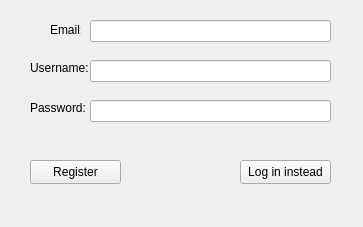
<?xml version="1.0" encoding="UTF-8"?>
<ui version="4.0">
 <class>RegisterView</class>
 <widget class="QWidget" name="RegisterView">
  <property name="geometry">
   <rect>
    <x>0</x>
    <y>0</y>
    <width>363</width>
    <height>227</height>
   </rect>
  </property>
  <property name="windowTitle">
   <string>Form</string>
  </property>
  <widget class="QPushButton" name="register_2">
   <property name="geometry">
    <rect>
     <x>30</x>
     <y>160</y>
     <width>91</width>
     <height>24</height>
    </rect>
   </property>
   <property name="text">
    <string>Register</string>
   </property>
  </widget>
  <widget class="QPushButton" name="login">
   <property name="geometry">
    <rect>
     <x>240</x>
     <y>160</y>
     <width>91</width>
     <height>24</height>
    </rect>
   </property>
   <property name="text">
    <string>Log in instead</string>
   </property>
  </widget>
  <widget class="QLabel" name="label">
   <property name="geometry">
    <rect>
     <x>50</x>
     <y>20</y>
     <width>31</width>
     <height>20</height>
    </rect>
   </property>
   <property name="text">
    <string>Email:</string>
   </property>
  </widget>
  <widget class="QLabel" name="label_2">
   <property name="geometry">
    <rect>
     <x>30</x>
     <y>60</y>
     <width>61</width>
     <height>16</height>
    </rect>
   </property>
   <property name="text">
    <string>Username:</string>
   </property>
  </widget>
  <widget class="QLabel" name="label_3">
   <property name="geometry">
    <rect>
     <x>30</x>
     <y>100</y>
     <width>61</width>
     <height>16</height>
    </rect>
   </property>
   <property name="text">
    <string>Password:</string>
   </property>
  </widget>
  <widget class="QLineEdit" name="email">
   <property name="geometry">
    <rect>
     <x>90</x>
     <y>20</y>
     <width>241</width>
     <height>22</height>
    </rect>
   </property>
  </widget>
  <widget class="QLineEdit" name="username">
   <property name="geometry">
    <rect>
     <x>90</x>
     <y>60</y>
     <width>241</width>
     <height>22</height>
    </rect>
   </property>
  </widget>
  <widget class="QLineEdit" name="password">
   <property name="geometry">
    <rect>
     <x>90</x>
     <y>100</y>
     <width>241</width>
     <height>22</height>
    </rect>
   </property>
  </widget>
  <widget class="QLabel" name="error">
   <property name="geometry">
    <rect>
     <x>30</x>
     <y>130</y>
     <width>171</width>
     <height>16</height>
    </rect>
   </property>
   <property name="text">
    <string/>
   </property>
  </widget>
 </widget>
 <resources/>
 <connections/>
</ui>
